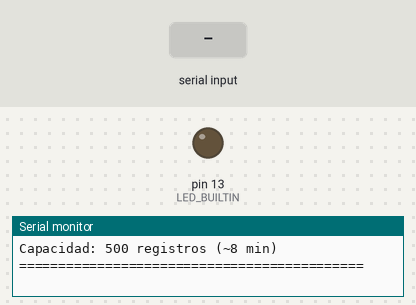
The sketch below on a simulated Arduino Nano, built with avr-gcc and run on an emulated ATmega328P. Parts: output pins drawn as LEDs (lit = HIGH), the last lines printed to the serial monitor. Dashed ring = blinking. Inputs (shaded band) come from the test bench. Random numbers use the default seed unless the sketch sets one.

Above: at 4.4 s.
4.5 s: "GRABAR\n" received over Serial
At 4.7 s:
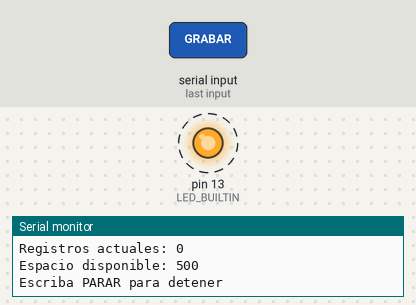
7.5 s: "PARAR\n" received over Serial
Timing chart, 0 to 10.5 s (numbered marks = the images above; inputs shaded):
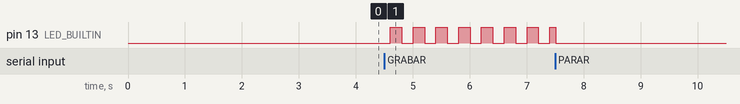

Measured:
- after the input at 4.5 s, pin 13 (LED_BUILTIN): alternates HIGH for 0.20 s and LOW for 0.20 s, starting after 0.11 s

The sketch:

PROGRAMA_CANSAT_RAM.ino
```cpp
/*
 * ============================================
 * CANSAT - Grabación en RAM
 * Para Arduino Nano 33 BLE Sense
 * ============================================
 *
 * Guarda datos de sensores en RAM
 * Reducido a 500 registros para no saturar memoria
 *
 * USO:
 *   1. Cargar programa
 *   2. Abrir Monitor Serie a 9600 baud
 *   3. Comandos disponibles:
 *      - GRABAR  → Inicia grabación
 *      - PARAR   → Detiene grabación
 *      - LEER    → Muestra todos los datos guardados
 *      - BORRAR  → Borra todos los datos
 *      - ESTADO  → Muestra registros guardados
 *      - CSV     → Exporta datos en formato CSV
 *
 * Autor: IES Diego Velázquez
 * Fecha: Febrero 2026
 */

// ============================================
// CONFIGURACIÓN
// ============================================

// Máximo de registros (reducido para caber en RAM)
#define MAX_REGISTROS 500  // ~8 minutos a 1 reg/seg

// Intervalo de grabación (ms)
#define INTERVALO_GRABACION 1000  // 1 segundo

// ============================================
// ESTRUCTURA DE DATOS (reducida)
// ============================================

struct DatosSensor {
  uint32_t timestamp;    // 4 bytes
  int16_t temperatura;   // 2 bytes (x100 para decimales)
  int16_t humedad;       // 2 bytes (x100)
  int16_t presion;       // 2 bytes (hPa - 900, para ahorrar)
  int16_t altitud;       // 2 bytes (metros)
  int16_t co2;           // 2 bytes
  int32_t latitud;       // 4 bytes (x1000000)
  int32_t longitud;      // 4 bytes (x1000000)
  int16_t altitudGPS;    // 2 bytes
  uint8_t satelites;     // 1 byte
  int16_t accX, accY, accZ;  // 6 bytes (x100)
};  // Total: ~31 bytes por registro

// ============================================
// VARIABLES GLOBALES
// ============================================

DatosSensor registros[MAX_REGISTROS];
int numRegistros = 0;
bool grabando = false;
unsigned long tiempoInicio = 0;
unsigned long ultimaGrabacion = 0;

// ============================================
// SETUP
// ============================================

void setup() {
  pinMode(LED_BUILTIN, OUTPUT);
  digitalWrite(LED_BUILTIN, LOW);

  Serial.begin(9600);
  delay(3000);

  Serial.println();
  Serial.println("============================================");
  Serial.println("   CANSAT - Grabacion en RAM");
  Serial.println("============================================");
  Serial.println();
  Serial.println("Comandos: GRABAR, PARAR, LEER, CSV, BORRAR, ESTADO");
  Serial.println();
  Serial.println("Capacidad: " + String(MAX_REGISTROS) + " registros (~8 min)");
  Serial.println("============================================");
  Serial.println();
}

// ============================================
// LOOP PRINCIPAL
// ============================================

void loop() {
  // Procesar comandos del Serial
  if (Serial.available()) {
    String comando = Serial.readStringUntil('\n');
    comando.trim();
    comando.toUpperCase();
    procesarComando(comando);
  }

  // Grabar datos si está activo
  if (grabando) {
    unsigned long ahora = millis();

    if (ahora - ultimaGrabacion >= INTERVALO_GRABACION) {
      ultimaGrabacion = ahora;
      grabarRegistro();
    }

    // Parpadear LED mientras graba
    digitalWrite(LED_BUILTIN, (millis() / 200) % 2);
  }
}

// ============================================
// PROCESAR COMANDOS
// ============================================

void procesarComando(String comando) {
  if (comando == "GRABAR") {
    iniciarGrabacion();
  }
  else if (comando == "PARAR") {
    detenerGrabacion();
  }
  else if (comando == "LEER") {
    leerDatos();
  }
  else if (comando == "BORRAR") {
    borrarDatos();
  }
  else if (comando == "ESTADO") {
    mostrarEstado();
  }
  else if (comando == "CSV") {
    exportarCSV();
  }
  else {
    Serial.println("Comando no reconocido: " + comando);
  }
}

// ============================================
// FUNCIONES DE GRABACIÓN
// ============================================

void iniciarGrabacion() {
  if (grabando) {
    Serial.println("Ya esta grabando...");
    return;
  }

  if (numRegistros >= MAX_REGISTROS) {
    Serial.println("ERROR: Memoria llena. Use BORRAR primero.");
    return;
  }

  grabando = true;
  tiempoInicio = millis();
  ultimaGrabacion = tiempoInicio;

  Serial.println();
  Serial.println(">>> GRABACION INICIADA <<<");
  Serial.println("Registros actuales: " + String(numRegistros));
  Serial.println("Espacio disponible: " + String(MAX_REGISTROS - numRegistros));
  Serial.println("Escriba PARAR para detener");
  Serial.println();
}

void detenerGrabacion() {
  if (!grabando) {
    Serial.println("No hay grabacion activa.");
    return;
  }

  grabando = false;
  digitalWrite(LED_BUILTIN, LOW);

  unsigned long duracion = millis() - tiempoInicio;

  Serial.println();
  Serial.println(">>> GRABACION DETENIDA <<<");
  Serial.println("Duracion: " + String(duracion / 1000) + " segundos");
  Serial.println("Registros totales: " + String(numRegistros));
  Serial.println();
}

void grabarRegistro() {
  if (numRegistros >= MAX_REGISTROS) {
    Serial.println("Memoria llena! Deteniendo grabacion...");
    detenerGrabacion();
    return;
  }

  DatosSensor datos;
  datos.timestamp = millis() - tiempoInicio;

  // === AQUÍ VAN LOS SENSORES REALES ===
  // Por ahora, simulación:
  float tempSim = 22.0 + random(-10, 10) / 10.0;
  float humSim = 65.0 + random(-20, 20) / 10.0;
  float presSim = 1013.25 + random(-10, 10) / 10.0;
  float altSim = 500.0 - (numRegistros * 0.5);

  // Convertir a enteros para ahorrar espacio
  datos.temperatura = (int16_t)(tempSim * 100);
  datos.humedad = (int16_t)(humSim * 100);
  datos.presion = (int16_t)(presSim - 900);  // Guardar offset
  datos.altitud = (int16_t)altSim;
  datos.co2 = 400 + random(0, 100);
  datos.latitud = (int32_t)(40.5795 * 1000000) + random(-100, 100);
  datos.longitud = (int32_t)(-3.9184 * 1000000) + random(-100, 100);
  datos.altitudGPS = (int16_t)altSim + random(-5, 5);
  datos.satelites = random(6, 12);
  datos.accX = (int16_t)(random(-100, 100));
  datos.accY = (int16_t)(random(-100, 100));
  datos.accZ = (int16_t)(980 + random(-10, 10));
  // === FIN SENSORES ===

  registros[numRegistros] = datos;
  numRegistros++;

  // Mostrar progreso cada 10 registros
  if (numRegistros % 10 == 0) {
    Serial.print("Grabando... ");
    Serial.print(numRegistros);
    Serial.print(" reg (Alt: ");
    Serial.print(datos.altitud);
    Serial.println("m)");
  }
}

// ============================================
// FUNCIONES DE LECTURA
// ============================================

void leerDatos() {
  if (numRegistros == 0) {
    Serial.println("No hay datos guardados.");
    return;
  }

  Serial.println();
  Serial.println("=== DATOS (" + String(numRegistros) + " registros) ===");
  Serial.println();

  for (int i = 0; i < numRegistros; i++) {
    DatosSensor d = registros[i];

    Serial.print("#");
    Serial.print(i + 1);
    Serial.print(" t=");
    Serial.print(d.timestamp / 1000.0, 1);
    Serial.print("s T=");
    Serial.print(d.temperatura / 100.0, 1);
    Serial.print("C Alt=");
    Serial.print(d.altitud);
    Serial.println("m");

    if ((i + 1) % 20 == 0) delay(50);
  }

  Serial.println();
}

void exportarCSV() {
  if (numRegistros == 0) {
    Serial.println("No hay datos para exportar.");
    return;
  }

  Serial.println();
  Serial.println("=== INICIO CSV ===");
  Serial.println();

  // Cabecera
  Serial.println("timestamp,temp,hum,pres,alt,co2,lat,lon,altGPS,sat,accX,accY,accZ");

  // Datos
  for (int i = 0; i < numRegistros; i++) {
    DatosSensor d = registros[i];

    Serial.print(d.timestamp);
    Serial.print(",");
    Serial.print(d.temperatura / 100.0, 2);
    Serial.print(",");
    Serial.print(d.humedad / 100.0, 2);
    Serial.print(",");
    Serial.print(d.presion + 900.0, 2);
    Serial.print(",");
    Serial.print(d.altitud);
    Serial.print(",");
    Serial.print(d.co2);
    Serial.print(",");
    Serial.print(d.latitud / 1000000.0, 6);
    Serial.print(",");
    Serial.print(d.longitud / 1000000.0, 6);
    Serial.print(",");
    Serial.print(d.altitudGPS);
    Serial.print(",");
    Serial.print(d.satelites);
    Serial.print(",");
    Serial.print(d.accX / 100.0, 2);
    Serial.print(",");
    Serial.print(d.accY / 100.0, 2);
    Serial.print(",");
    Serial.println(d.accZ / 100.0, 2);

    if ((i + 1) % 50 == 0) delay(50);
  }

  Serial.println();
  Serial.println("=== FIN CSV ===");
}

void borrarDatos() {
  if (grabando) {
    Serial.println("Detenga la grabacion primero (PARAR)");
    return;
  }

  numRegistros = 0;
  Serial.println(">>> DATOS BORRADOS <<<");
}

void mostrarEstado() {
  Serial.println();
  Serial.println("=== ESTADO ===");
  Serial.print("Grabando: ");
  Serial.println(grabando ? "SI" : "NO");
  Serial.print("Registros: ");
  Serial.print(numRegistros);
  Serial.print("/");
  Serial.println(MAX_REGISTROS);
  Serial.print("Tiempo restante: ~");
  Serial.print((MAX_REGISTROS - numRegistros) / 60);
  Serial.println(" minutos");
  Serial.println();
}
```
